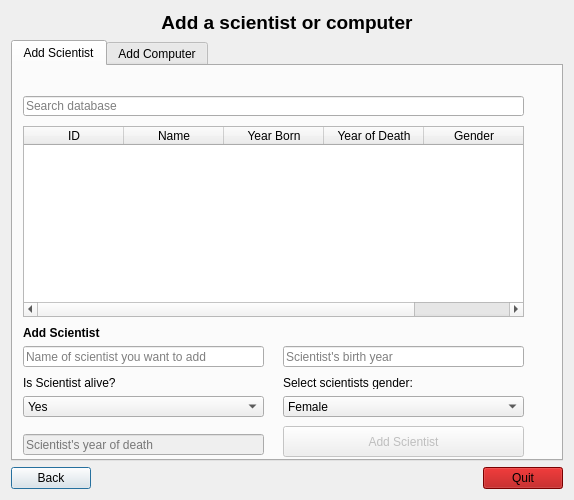
<?xml version="1.0" encoding="UTF-8"?>
<ui version="4.0">
 <class>AddWindow</class>
 <widget class="QDialog" name="AddWindow">
  <property name="geometry">
   <rect>
    <x>0</x>
    <y>0</y>
    <width>574</width>
    <height>500</height>
   </rect>
  </property>
  <property name="windowTitle">
   <string>Add to database</string>
  </property>
  <property name="windowIcon">
   <iconset resource="resources.qrc">
    <normaloff>:/icons/Images/computerIcon.png</normaloff>:/icons/Images/computerIcon.png</iconset>
  </property>
  <layout class="QGridLayout" name="gridLayout">
   <item row="2" column="0">
    <widget class="QPushButton" name="button_addBack">
     <property name="text">
      <string>Back</string>
     </property>
    </widget>
   </item>
   <item row="2" column="1">
    <spacer name="horizontalSpacer">
     <property name="orientation">
      <enum>Qt::Horizontal</enum>
     </property>
     <property name="sizeHint" stdset="0">
      <size>
       <width>339</width>
       <height>20</height>
      </size>
     </property>
    </spacer>
   </item>
   <item row="0" column="0" colspan="3">
    <widget class="QLabel" name="label_addHeader">
     <property name="text">
      <string>&lt;html&gt;&lt;head/&gt;&lt;body&gt;&lt;p align=&quot;center&quot;&gt;&lt;span style=&quot; font-size:14pt; font-weight:600;&quot;&gt;Add a scientist or computer&lt;/span&gt;&lt;/p&gt;&lt;/body&gt;&lt;/html&gt;</string>
     </property>
    </widget>
   </item>
   <item row="2" column="2">
    <widget class="QPushButton" name="button_addQuit">
     <property name="styleSheet">
      <string notr="true">background-color: rgb(170, 0, 0);
selection-color: rgb(170, 0, 0);
color: rgb(170, 0, 0);
color: rgb(0, 0, 0);</string>
     </property>
     <property name="text">
      <string>Quit</string>
     </property>
    </widget>
   </item>
   <item row="1" column="0" colspan="3">
    <widget class="QTabWidget" name="tabWidget_add">
     <property name="currentIndex">
      <number>0</number>
     </property>
     <widget class="QWidget" name="tab_addScientist">
      <attribute name="title">
       <string>Add Scientist</string>
      </attribute>
      <widget class="QLabel" name="label_addScientist">
       <property name="geometry">
        <rect>
         <x>270</x>
         <y>310</y>
         <width>159</width>
         <height>13</height>
        </rect>
       </property>
       <property name="text">
        <string>Select scientists gender:</string>
       </property>
      </widget>
      <widget class="QLabel" name="label_addScientist_3">
       <property name="geometry">
        <rect>
         <x>10</x>
         <y>260</y>
         <width>77</width>
         <height>13</height>
        </rect>
       </property>
       <property name="text">
        <string>&lt;html&gt;&lt;head/&gt;&lt;body&gt;&lt;p&gt;&lt;span style=&quot; font-weight:600;&quot;&gt;Add Scientist:&lt;/span&gt;&lt;/p&gt;&lt;/body&gt;&lt;/html&gt;</string>
       </property>
      </widget>
      <widget class="QComboBox" name="comboBox_addSGender">
       <property name="geometry">
        <rect>
         <x>270</x>
         <y>330</y>
         <width>241</width>
         <height>21</height>
        </rect>
       </property>
       <item>
        <property name="text">
         <string>Female</string>
        </property>
       </item>
       <item>
        <property name="text">
         <string>Male</string>
        </property>
       </item>
      </widget>
      <widget class="QLineEdit" name="input_addScientistSearch">
       <property name="geometry">
        <rect>
         <x>10</x>
         <y>30</y>
         <width>501</width>
         <height>20</height>
        </rect>
       </property>
       <property name="placeholderText">
        <string>Search database</string>
       </property>
      </widget>
      <widget class="QLineEdit" name="input_addYearOfDeath">
       <property name="enabled">
        <bool>false</bool>
       </property>
       <property name="geometry">
        <rect>
         <x>10</x>
         <y>368</y>
         <width>241</width>
         <height>21</height>
        </rect>
       </property>
       <property name="autoFillBackground">
        <bool>false</bool>
       </property>
       <property name="text">
        <string/>
       </property>
       <property name="placeholderText">
        <string>Scientist's year of death</string>
       </property>
      </widget>
      <widget class="QComboBox" name="comboBox_addSAlive">
       <property name="geometry">
        <rect>
         <x>10</x>
         <y>330</y>
         <width>241</width>
         <height>21</height>
        </rect>
       </property>
       <item>
        <property name="text">
         <string>Yes</string>
        </property>
       </item>
       <item>
        <property name="text">
         <string>No</string>
        </property>
       </item>
      </widget>
      <widget class="QLabel" name="label_ScientistAlive">
       <property name="geometry">
        <rect>
         <x>10</x>
         <y>310</y>
         <width>159</width>
         <height>13</height>
        </rect>
       </property>
       <property name="text">
        <string>Is Scientist alive?</string>
       </property>
      </widget>
      <widget class="QLabel" name="label_addScientistErrorMessage">
       <property name="geometry">
        <rect>
         <x>100</x>
         <y>258</y>
         <width>141</width>
         <height>16</height>
        </rect>
       </property>
       <property name="text">
        <string/>
       </property>
      </widget>
      <widget class="QLineEdit" name="input_addNameScientist">
       <property name="geometry">
        <rect>
         <x>10</x>
         <y>280</y>
         <width>241</width>
         <height>21</height>
        </rect>
       </property>
       <property name="autoFillBackground">
        <bool>false</bool>
       </property>
       <property name="text">
        <string/>
       </property>
       <property name="placeholderText">
        <string>Name of scientist you want to add</string>
       </property>
      </widget>
      <widget class="QLineEdit" name="input_addYearBorn">
       <property name="geometry">
        <rect>
         <x>270</x>
         <y>280</y>
         <width>241</width>
         <height>21</height>
        </rect>
       </property>
       <property name="autoFillBackground">
        <bool>false</bool>
       </property>
       <property name="text">
        <string/>
       </property>
       <property name="placeholderText">
        <string>Scientist's birth year</string>
       </property>
      </widget>
      <widget class="QPushButton" name="button_addScientist">
       <property name="enabled">
        <bool>false</bool>
       </property>
       <property name="geometry">
        <rect>
         <x>270</x>
         <y>360</y>
         <width>241</width>
         <height>31</height>
        </rect>
       </property>
       <property name="text">
        <string>Add Scientist</string>
       </property>
      </widget>
      <widget class="QTableWidget" name="table_addScientist">
       <property name="geometry">
        <rect>
         <x>10</x>
         <y>60</y>
         <width>501</width>
         <height>191</height>
        </rect>
       </property>
       <property name="editTriggers">
        <set>QAbstractItemView::NoEditTriggers</set>
       </property>
       <property name="showGrid">
        <bool>false</bool>
       </property>
       <property name="sortingEnabled">
        <bool>true</bool>
       </property>
       <attribute name="horizontalHeaderStretchLastSection">
        <bool>true</bool>
       </attribute>
       <attribute name="verticalHeaderVisible">
        <bool>false</bool>
       </attribute>
       <column>
        <property name="text">
         <string>ID</string>
        </property>
       </column>
       <column>
        <property name="text">
         <string>Name</string>
        </property>
       </column>
       <column>
        <property name="text">
         <string>Year Born</string>
        </property>
       </column>
       <column>
        <property name="text">
         <string>Year of Death</string>
        </property>
       </column>
       <column>
        <property name="text">
         <string>Gender</string>
        </property>
       </column>
      </widget>
      <widget class="QLabel" name="label_searchScientistsNoResults">
       <property name="geometry">
        <rect>
         <x>10</x>
         <y>10</y>
         <width>191</width>
         <height>16</height>
        </rect>
       </property>
       <property name="text">
        <string/>
       </property>
      </widget>
     </widget>
     <widget class="QWidget" name="tab_addComputer">
      <attribute name="title">
       <string>Add Computer</string>
      </attribute>
      <widget class="QLabel" name="label_addComputer">
       <property name="geometry">
        <rect>
         <x>23</x>
         <y>270</y>
         <width>97</width>
         <height>13</height>
        </rect>
       </property>
       <property name="text">
        <string>&lt;html&gt;&lt;head/&gt;&lt;body&gt;&lt;p&gt;&lt;span style=&quot; font-weight:600;&quot;&gt;Add Computer:&lt;/span&gt;&lt;/p&gt;&lt;/body&gt;&lt;/html&gt;</string>
       </property>
      </widget>
      <widget class="QLineEdit" name="input_addNameComputer">
       <property name="geometry">
        <rect>
         <x>21</x>
         <y>290</y>
         <width>231</width>
         <height>20</height>
        </rect>
       </property>
       <property name="autoFillBackground">
        <bool>false</bool>
       </property>
       <property name="text">
        <string/>
       </property>
       <property name="placeholderText">
        <string>Name of Computer you want to add</string>
       </property>
      </widget>
      <widget class="QLineEdit" name="input_addType">
       <property name="geometry">
        <rect>
         <x>309</x>
         <y>290</y>
         <width>221</width>
         <height>20</height>
        </rect>
       </property>
       <property name="autoFillBackground">
        <bool>false</bool>
       </property>
       <property name="text">
        <string/>
       </property>
       <property name="placeholderText">
        <string>Computer's type</string>
       </property>
      </widget>
      <widget class="QLabel" name="label_addComputerBuilt">
       <property name="geometry">
        <rect>
         <x>23</x>
         <y>320</y>
         <width>97</width>
         <height>13</height>
        </rect>
       </property>
       <property name="text">
        <string>Was computer built?</string>
       </property>
      </widget>
      <widget class="QComboBox" name="comboBox_addCBuilt">
       <property name="geometry">
        <rect>
         <x>21</x>
         <y>341</y>
         <width>231</width>
         <height>20</height>
        </rect>
       </property>
       <item>
        <property name="text">
         <string>Yes</string>
        </property>
       </item>
       <item>
        <property name="text">
         <string>No</string>
        </property>
       </item>
      </widget>
      <widget class="QLineEdit" name="input_addYearOfCompletion">
       <property name="enabled">
        <bool>true</bool>
       </property>
       <property name="geometry">
        <rect>
         <x>309</x>
         <y>340</y>
         <width>221</width>
         <height>20</height>
        </rect>
       </property>
       <property name="autoFillBackground">
        <bool>false</bool>
       </property>
       <property name="text">
        <string/>
       </property>
       <property name="placeholderText">
        <string>Computer's year of completion</string>
       </property>
      </widget>
      <widget class="QLabel" name="label_addComputerErrorMessage">
       <property name="geometry">
        <rect>
         <x>126</x>
         <y>271</y>
         <width>157</width>
         <height>13</height>
        </rect>
       </property>
       <property name="text">
        <string/>
       </property>
      </widget>
      <widget class="QPushButton" name="button_addComputer">
       <property name="enabled">
        <bool>false</bool>
       </property>
       <property name="geometry">
        <rect>
         <x>308</x>
         <y>370</y>
         <width>221</width>
         <height>23</height>
        </rect>
       </property>
       <property name="text">
        <string>Add Computer</string>
       </property>
      </widget>
      <widget class="QLineEdit" name="input_searchComputer">
       <property name="geometry">
        <rect>
         <x>19</x>
         <y>30</y>
         <width>511</width>
         <height>20</height>
        </rect>
       </property>
       <property name="text">
        <string/>
       </property>
       <property name="placeholderText">
        <string>Search Computers</string>
       </property>
      </widget>
      <widget class="QLabel" name="label_searchComputerNoResults">
       <property name="geometry">
        <rect>
         <x>11</x>
         <y>10</y>
         <width>191</width>
         <height>16</height>
        </rect>
       </property>
       <property name="text">
        <string/>
       </property>
      </widget>
      <widget class="QTableWidget" name="table_addComputer">
       <property name="geometry">
        <rect>
         <x>19</x>
         <y>61</y>
         <width>511</width>
         <height>201</height>
        </rect>
       </property>
       <property name="editTriggers">
        <set>QAbstractItemView::NoEditTriggers</set>
       </property>
       <property name="sortingEnabled">
        <bool>true</bool>
       </property>
       <attribute name="horizontalHeaderStretchLastSection">
        <bool>true</bool>
       </attribute>
       <attribute name="verticalHeaderVisible">
        <bool>false</bool>
       </attribute>
       <column>
        <property name="text">
         <string>ID</string>
        </property>
       </column>
       <column>
        <property name="text">
         <string>Name</string>
        </property>
       </column>
       <column>
        <property name="text">
         <string>Build Year</string>
        </property>
       </column>
       <column>
        <property name="text">
         <string>Type</string>
        </property>
       </column>
       <column>
        <property name="text">
         <string>Was Built</string>
        </property>
       </column>
      </widget>
     </widget>
    </widget>
   </item>
  </layout>
 </widget>
 <resources>
  <include location="resources.qrc"/>
 </resources>
 <connections/>
</ui>
